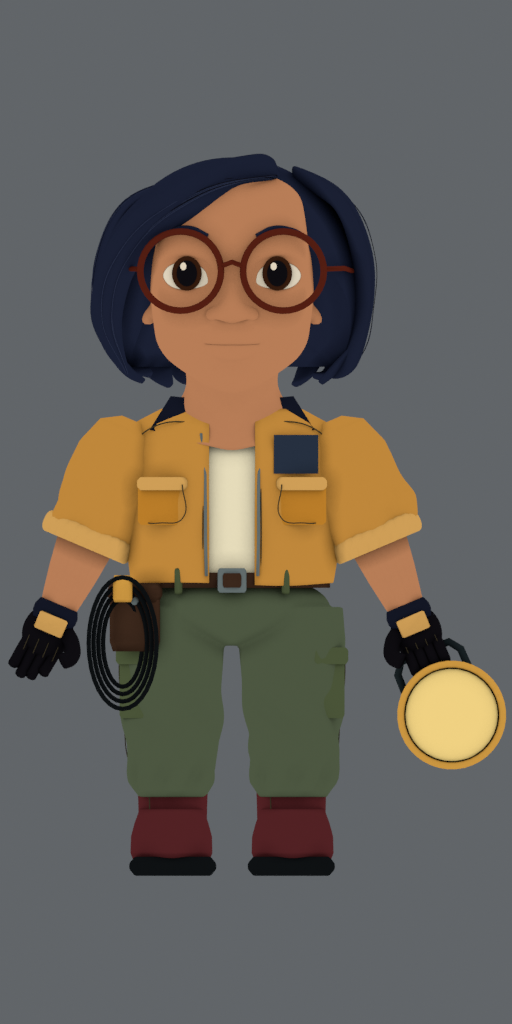
#> input picture godot/assets/characters/hari_ink/reference/guide_front.png, 512 x 1024 px; its folder holds 4 pictures in this run
$ python compose_guides.py
#> lines starting #> are read from the running program, lines starting #| are printed output that depends on the picture
"""Arrange unchanged render panels for one image edit; no creative raster edits."""
from pathlib import Path
from PIL import Image
ASSET=Path(__file__).resolve().parent.parent
board=Image.new('RGB',(2048,1024))
#> board: PIL image 2048x1024 RGB; every value is 0
for i,name in enumerate(['front','back','left','right']):
    with Image.open(ASSET/'reference'/('guide_'+name+'.png')) as im:board.paste(im.convert('RGB'),(i*512,0))
#> im is the input picture: PIL image 512x1024 RGBA; mean R, G, B, A 103.9, 97.5, 89, 255
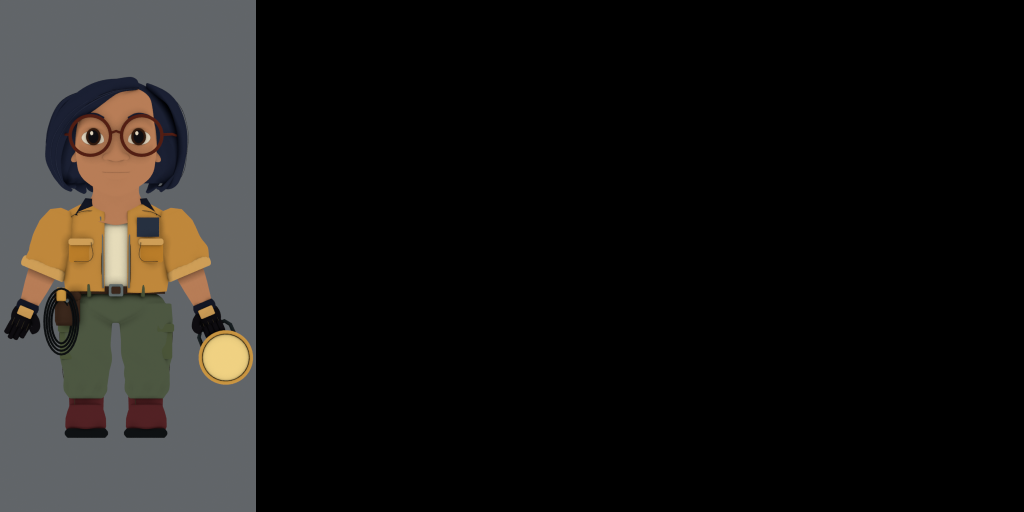
#> board: PIL image 2048x1024 RGB (shown at 1/2 size); mean R, G, B 26, 24.4, 22.3
#> pass 2 of the loop `for i,name in enumerate(['front','back','left','right']):`:
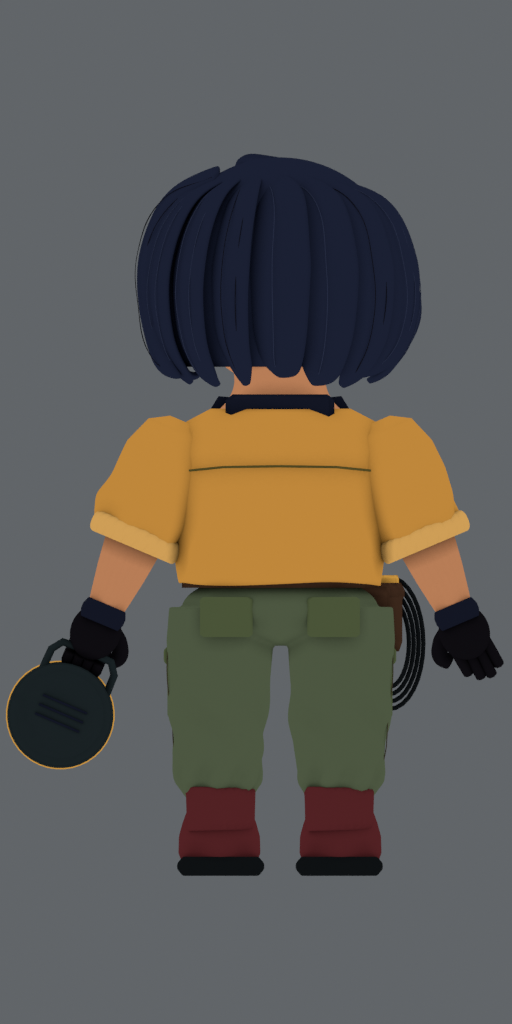
#> input picture godot/assets/characters/hari_ink/reference/guide_back.png, 512 x 1024 px
#> im is the input picture: PIL image 512x1024 RGBA; mean R, G, B, A 94.1, 90.7, 85.2, 255
#> `with Image.open(ASSET/'reference'/('guide_'+name+'.png')) as im:board...`:
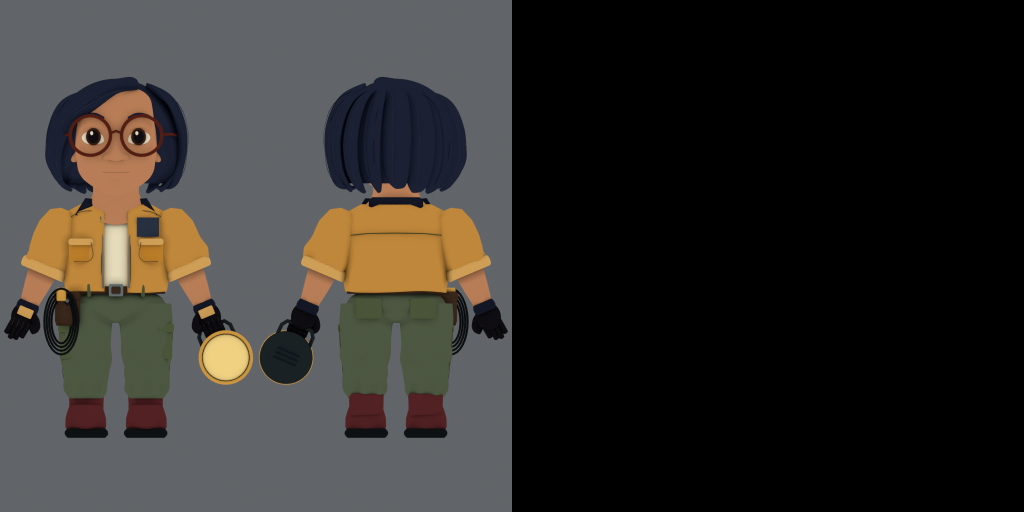
#> board: PIL image 2048x1024 RGB (shown at 1/2 size); mean R, G, B 49.5, 47.1, 43.6
#> pass 3 of the loop `for i,name in enumerate(['front','back','left','right']):`:
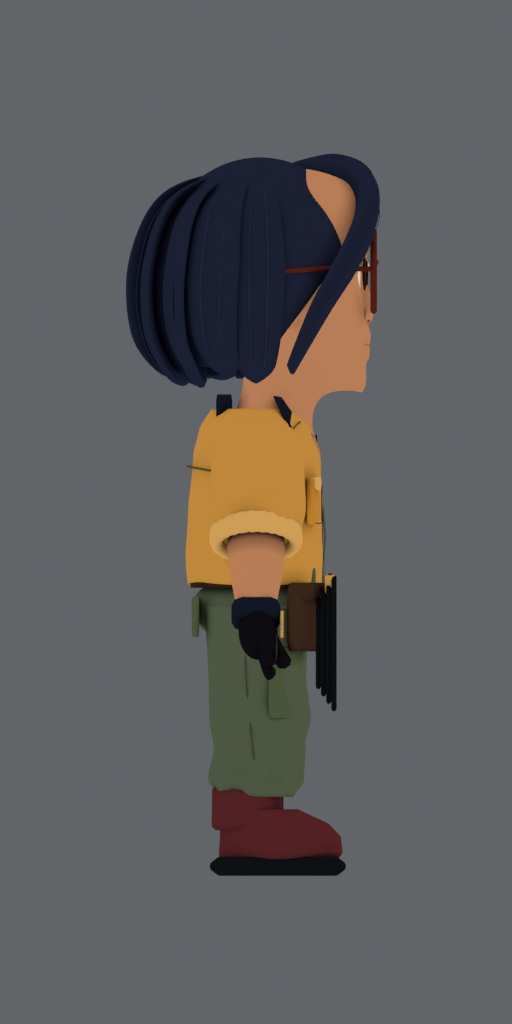
#> input picture godot/assets/characters/hari_ink/reference/guide_left.png, 512 x 1024 px
#> im is the input picture: PIL image 512x1024 RGBA; mean R, G, B, A 94.2, 93.7, 93.5, 255
#> `with Image.open(ASSET/'reference'/('guide_'+name+'.png')) as im:board...`:
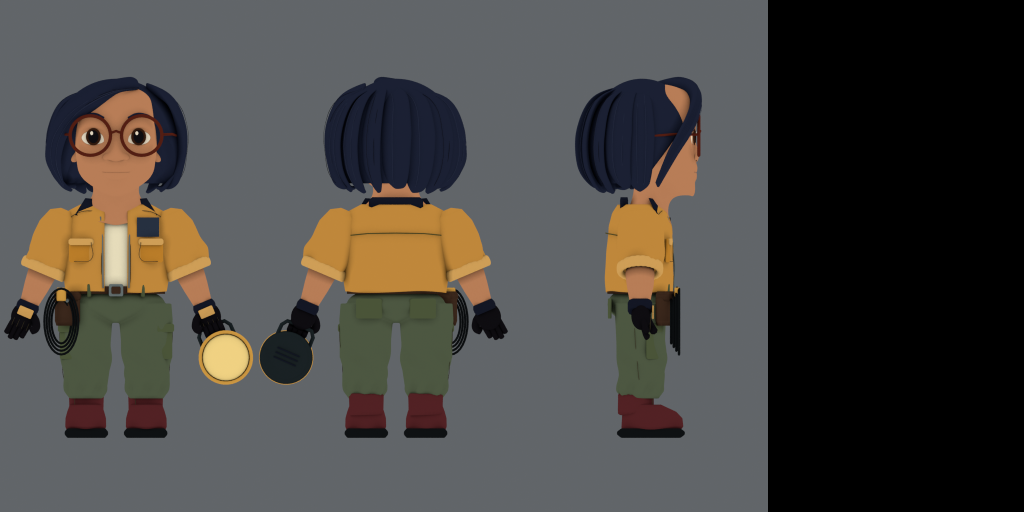
#> board: PIL image 2048x1024 RGB (shown at 1/2 size); mean R, G, B 73.1, 70.5, 66.9
#> (the run stopped early here; a loop or call above may not have finished)
